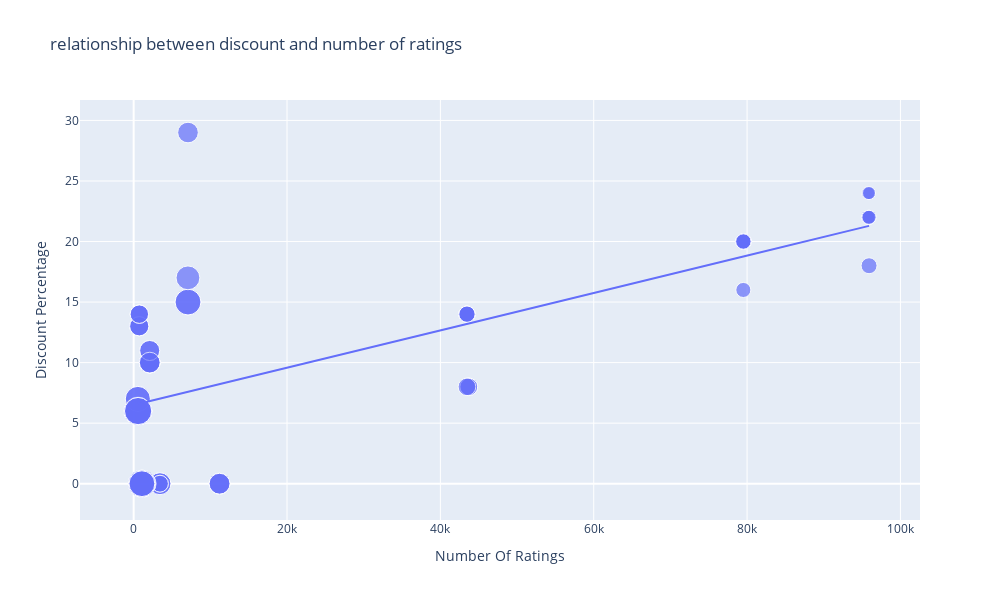

The notebook cell this image was saved under:
### Code cell
# Q5: Relationship b/w discount and number of ratings?
fig= px.scatter(data_frame=df,x='Number Of Ratings',y='Discount Percentage',size='Sale Price',trendline='ols',title= 'relationship between discount and number of ratings',width=1000,height=600)
fig.show()

### Figure 1 — Plotly figure (JSON) as saved in the notebook; plotly's stock layout.template omitted (floating-point values rounded to 4 significant figures)
{"data": [{"hovertemplate": "Number Of Ratings=%{x}<br>Discount Percentage=%{y}<br>Sale Price=%{marker.size}<extra></extra>", "legendgroup": "", "marker": {"color": "#636efa", "size": [49900, 84900, 84900, 77000, 77000, 49900, 49900, 77000, 89900, 41999, 39999, 41999, 41999, 41999, 131900, 117100, 131900, 117100, 74999, 117900, 117100, 117900, 99900, 44999, 140900, 130900, 64900, 120900, 59900, 75900, 110900, 130900, 120900, 64900, 64900, 75900, 75900, 120900, 59900, 120900, 75900, 140900, 70900, 70900, 75900, 59900, 110900, 120900, 130900, 130900, 54999, 54999, 29999, 34999, 34999, 34999, 54999, 29999, 46999, 46999, 46999, 46999], "sizemode": "area", "sizeref": 352.2, "symbol": "circle"}, "mode": "markers", "name": "", "orientation": "v", "showlegend": false, "type": "scatter", "x": [3431, 3431, 3431, 11202, 11202, 3431, 3431, 11202, 1454, 79512, 79512, 79582, 79512, 79512, 1078, 1078, 1078, 1078, 7088, 7088, 1078, 7088, 7081, 95909, 542, 580, 740, 545, 740, 2101, 545, 580, 580, 730, 730, 2101, 2101, 580, 740, 580, 2092, 545, 2101, 2092, 2101, 740, 545, 580, 580, 580, 43707, 43707, 95807, 95909, 95807, 95909, 43470, 95909, 43470, 43470, 43470, 43470], "xaxis": "x", "y": [0, 0, 0, 0, 0, 0, 0, 0, 0, 20, 16, 20, 20, 20, 0, 0, 0, 0, 29, 15, 0, 15, 17, 18, 6, 6, 13, 6, 14, 10, 7, 6, 6, 13, 13, 10, 10, 6, 14, 6, 10, 6, 11, 11, 10, 14, 7, 6, 6, 6, 8, 8, 24, 22, 22, 22, 8, 24, 14, 14, 14, 14], "yaxis": "y"}, {"hovertemplate": "<b>OLS trendline</b><br>Discount Percentage = 0.000154292 * Number Of Ratings + 6.49233<br>R<sup>2</sup>=0.468988<br><br>Number Of Ratings=%{x}<br>Discount Percentage=%{y} <b>(trend)</b><extra></extra>", "legendgroup": "", "marker": {"color": "#636efa", "symbol": "circle"}, "mode": "lines", "name": "", "showlegend": false, "type": "scatter", "x": [542, 545, 545, 545, 545, 580, 580, 580, 580, 580, 580, 580, 580, 730, 730, 740, 740, 740, 740, 1078, 1078, 1078, 1078, 1078, 1454, 2092, 2092, 2101, 2101, 2101, 2101, 2101, 3431, 3431, 3431, 3431, 3431, 7081, 7088, 7088, 7088, 11202, 11202, 11202, 43470, 43470, 43470, 43470, 43470, 43707, 43707, 79512, 79512, 79512, 79512, 79582, 95807, 95807, 95909, 95909, 95909, 95909], "xaxis": "x", "y": [6.576, 6.576, 6.576, 6.576, 6.576, 6.582, 6.582, 6.582, 6.582, 6.582, 6.582, 6.582, 6.582, 6.605, 6.605, 6.607, 6.607, 6.607, 6.607, 6.659, 6.659, 6.659, 6.659, 6.659, 6.717, 6.815, 6.815, 6.816, 6.816, 6.816, 6.816, 6.816, 7.022, 7.022, 7.022, 7.022, 7.022, 7.585, 7.586, 7.586, 7.586, 8.221, 8.221, 8.221, 13.2, 13.2, 13.2, 13.2, 13.2, 13.24, 13.24, 18.76, 18.76, 18.76, 18.76, 18.77, 21.27, 21.27, 21.29, 21.29, 21.29, 21.29], "yaxis": "y"}], "layout": {"height": 600, "legend": {"itemsizing": "constant", "tracegroupgap": 0}, "title": {"text": "relationship between discount and number of ratings"}, "width": 1000, "xaxis": {"anchor": "y", "autorange": true, "domain": [0, 1], "range": [-6998.0, 102600.0], "title": {"text": "Number Of Ratings"}, "type": "linear"}, "yaxis": {"anchor": "x", "autorange": true, "domain": [0, 1], "range": [-2.998, 31.69], "title": {"text": "Discount Percentage"}, "type": "linear"}}}
